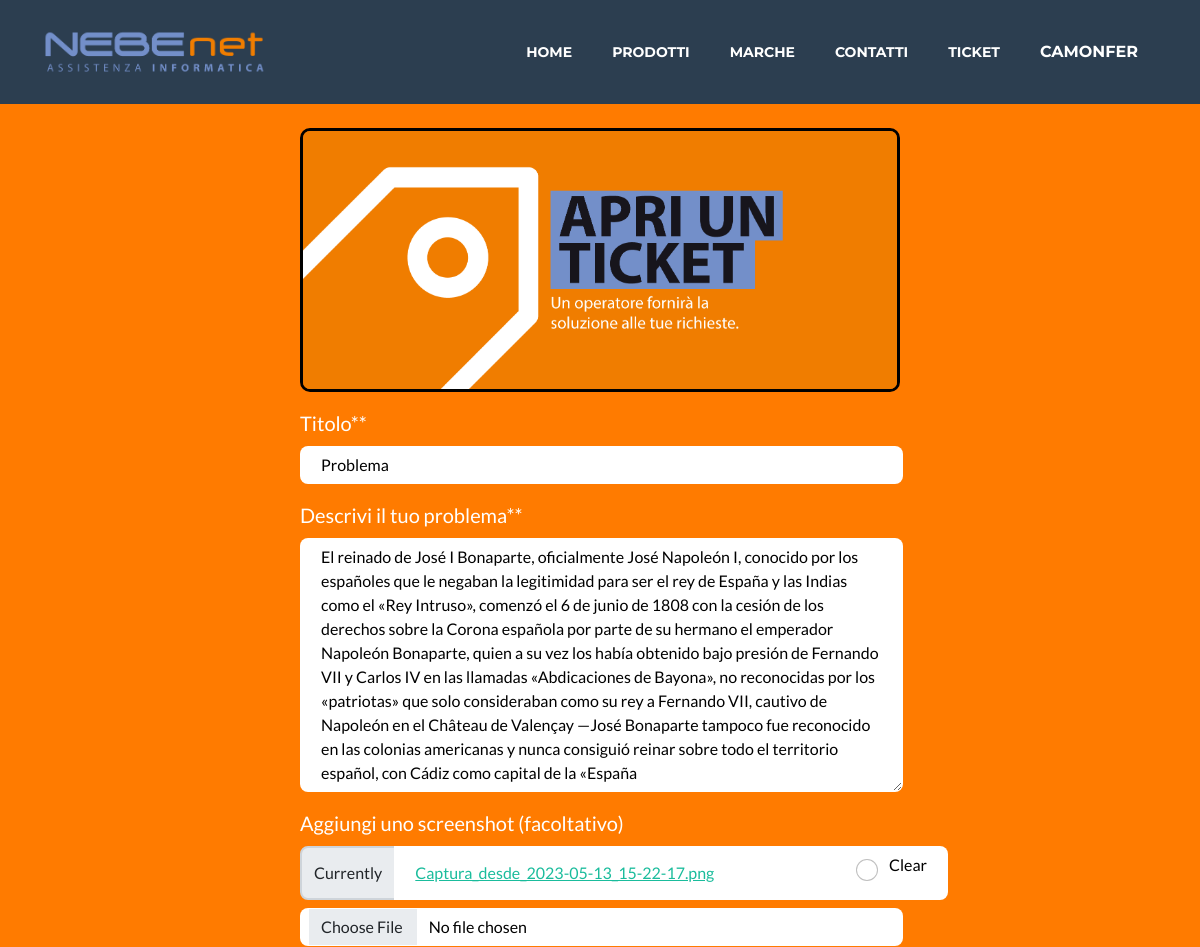
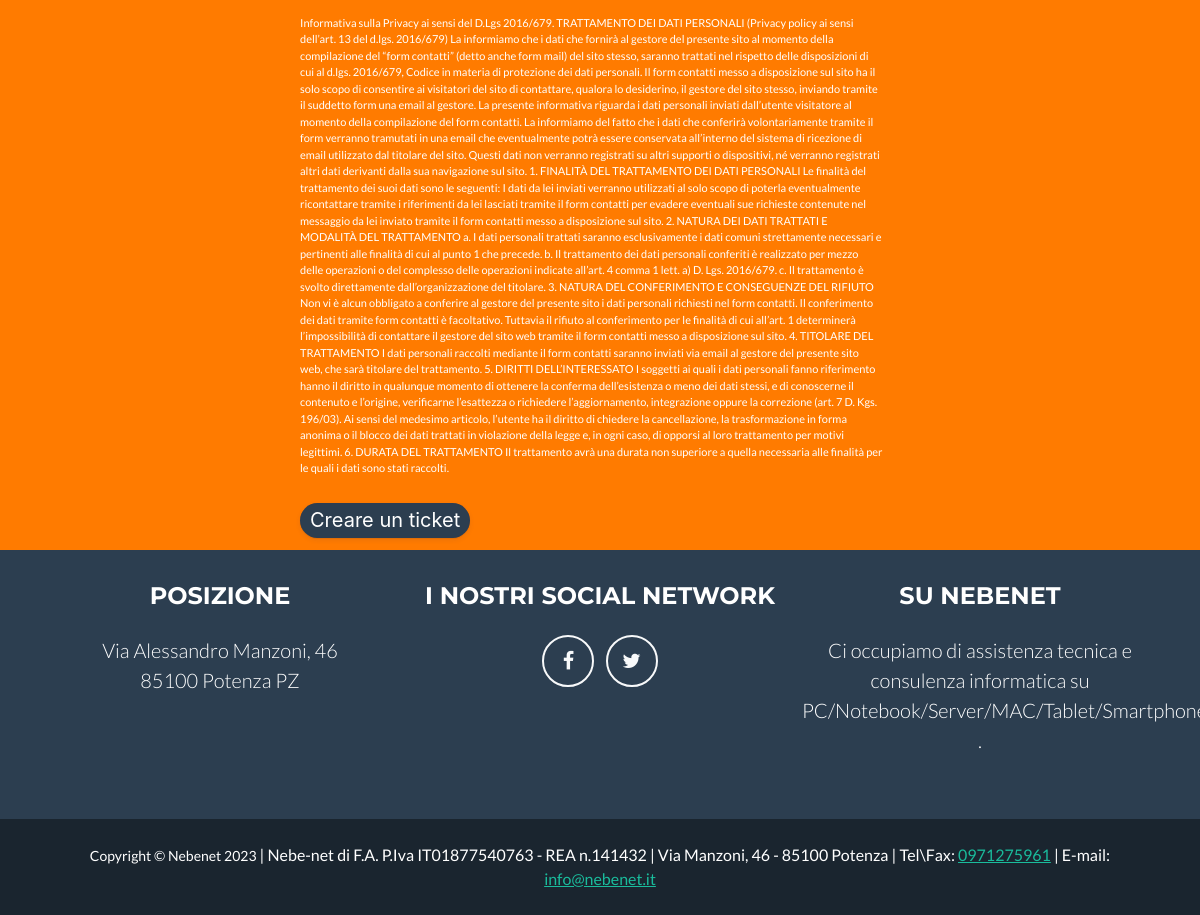
The page /ticket/1/update (signed in) on the database its author committed (2 pictures, top to bottom).
### nebenet_app/models.py (models this page shows, shortened)
class User(AbstractUser):
    email = models.EmailField(unique=True)
    image = models.ImageField(upload_to ='img/')
    date = models.DateTimeField(auto_now=True)

class Ticket(models.Model):
    ti_user = models.ForeignKey(settings.AUTH_USER_MODEL, on_delete=models.CASCADE)
    ti_mail = models.EmailField('Contatto email*',blank=False)
    ti_title = models.CharField('Titolo*',max_length=1000, blank=False)
    Problema = models.TextField('Descrivi il tuo problema*',max_length=1000, blank=False)
    ti_img = models.ImageField('Aggiungi uno screenshot (facoltativo)',blank=True)
    ti_personal = models.BooleanField("Trattamento dei dati personali(Obbligatorio)*",blank=False)
    ti_time = models.DateTimeField(auto_now=True)

### nebenet_app/views.py (the view)
# urls.py: path('ticket/<int:pk>/update', Ticket_Update.as_view(), name='tickets_update'),
class Ticket_Update(UserPassesTestMixin, LoginRequiredMixin, UpdateView):
    model = Ticket
    fields = ['ti_title','Problema','ti_img']
    success_url = reverse_lazy('tickets')
    def test_func(self):
        try:
            return User.objects.get(pk=self.request.user.pk)==Ticket.objects.get(pk=self.kwargs.get("pk")).ti_user
        except:
            return False

### nebenet_app/templatetags/filtro.py (called while the page is built)
@register.filter
def tiene_rol_o_grupo(user):
    return user.groups.filter(name='dependiente').exists() or user.is_staff

### nebenet_app/templates/nebenet_app/ticket_form.html (shortened to what this page needs)
{% extends 'base.html' %}
{% load static %}
{% load crispy_forms_tags %}
{% block content %}
{% load filtro %}
<head>
  <link rel="stylesheet" href="/static/css/styleformsticket.css">
</head>
<body class="fondoticket">
  <section id="contact">
    <div class="fondoticket d-flex align-items-center flex-column">
        <img class="masthead2-avatar tim" src="/static/assets/img/ticket.webp" alt="..." />
    </div>
</section>
<div class="padding2 formulario-ticket">
  <form enctype="multipart/form-data" method="post">
    {{ form|crispy }}
    <p class="tip">Informativa sulla Privacy ai sensi del D.Lgs 2016/679. TRATTAMENTO DEI DATI PERSONALI (Privacy policy ai sensi dell’art. 13 del d.lgs. 2016/679) La informiamo che i dati che fornirà al gestore del presente sito al momento della compilazione del “form contatti” (detto anche form mail) del sito stesso, saranno trattati nel rispetto delle disposizioni di cui al d.lgs. 2016/679, Codice in materia di protezione dei dati personali. Il form contatti messo a disposizione sul sito ha il solo scopo di consentire ai visitatori del sito di contattare, qualora lo desiderino, il gestore del sito stesso, inviando tramite il suddetto form una email al gestore. La presente informativa riguarda i dati personali inviati dall’utente visitatore al momento della compilazione del form contatti. La informiamo del fatto che i dati che conferirà volontariamente tramite il form verranno tramutati in una email che eventualmente potrà essere conservata all’interno del sistema di ricezione di email utilizzato dal titolare del sito. Questi dati non verranno registrati su altri supporti o dispositivi, né verranno registrati altri dati derivanti dalla sua navigazione sul sito. 1. FINALITÀ DEL TRATTAMENTO DEI DATI PERSONALI Le finalità del trattamento dei suoi dati sono le seguenti: I dati da lei inviati verranno utilizzati al solo scopo di poterla eventualmente ricontattare tramite i riferimenti da lei lasciati tramite il form contatti per evadere eventuali sue richieste contenute nel messaggio da lei inviato tramite il form contatti messo a disposizione sul sito. 2. NATURA DEI DATI TRATTATI E MODALITÀ DEL TRATTAMENTO a. I dati personali trattati saranno esclusivamente i dati comuni strettamente necessari e pertinenti alle finalità di cui al punto 1 che precede. b. Il trattamento dei dati personali conferiti è realizzato per mezzo delle operazioni o del complesso delle operazioni indicate all’art. 4 comma 1 lett. a) D. Lgs. 2016/679. c. Il trattamento è svolto direttamente dall’organizzazione del titolare. 3. NATURA DEL CONFERIMENTO E CONSEGUENZE DEL RIFIUTO Non vi è alcun obbligato a conferire al gestore del presente sito i dati personali richiesti nel form contatti. Il conferimento dei dati tramite form contatti è facoltativo. Tuttavia il rifiuto al conferimento per le finalità di cui all’art. 1 determinerà l’impossibilità di contattare il gestore del sito web tramite il form contatti messo a disposizione sul sito. 4. TITOLARE DEL TRATTAMENTO I dati personali raccolti mediante il form contatti saranno inviati via email al gestore del presente sito web, che sarà titolare del trattamento. 5. DIRITTI DELL’INTERESSATO I soggetti ai quali i dati personali fanno riferimento hanno il diritto in qualunque momento di ottenere la conferma dell’esistenza o meno dei dati stessi, e di conoscerne il contenuto e l’origine, verificarne l’esattezza o richiedere l’aggiornamento, integrazione oppure la correzione (art. 7 D. Kgs. 196/03). Ai sensi del medesimo articolo, l’utente ha il diritto di chiedere la cancellazione, la trasformazione in forma anonima o il blocco dei dati trattati in violazione della legge e, in ogni caso, di opporsi al loro trattamento per motivi legittimi. 6. DURATA DEL TRATTAMENTO Il trattamento avrà una durata non superiore a quella necessaria alle finalità per le quali i dati sono stati raccolti. </p>
    <button class="button-9">Creare un ticket</button>
  </form>
</div>
</body>
{% endblock %}

### nebenet_app/templates/base.html (shortened to what this page needs)
<!DOCTYPE html>
{% load static %}
{% load filtro %}
<html lang="en">
    <head>
        <link rel="stylesheet" href="https://cdnjs.cloudflare.com/ajax/libs/font-awesome/4.7.0/css/font-awesome.min.css">
        <link href="/static/css/styles.css" rel="stylesheet" />
    </head>
    <body id="page-top">
        <nav class="navbar navbar-expand-lg bg-secondary text-uppercase fixed-top" id="mainNav">
            <div class="container">
                <a class="navbar-brand" href="{% url 'index' %}"><img class="logomain" src="/static/assets/img/logo.png" alt="..." /></a>
                <div class="collapse navbar-collapse" id="navbarResponsive">
                    <ul class="navbar-nav ms-auto">
                        <li class="nav-item mx-0 mx-lg-1"><a class="nav-link py-3 px-0 px-lg-3 rounded" href="{% url 'index' %}">Home</a></li>
                        {% if request.user|tiene_rol_o_grupo %}
                        <li class="nav-item mx-0 mx-lg-1">
                            <a class="nav-link py-3 px-0 px-lg-3 rounded" href="{% url 'products_admin_list' %}">Prodotti</a>
                        </li>
                        {% else %}
                        <li class="nav-item mx-0 mx-lg-1">
                            <a class="nav-link py-3 px-0 px-lg-3 rounded" href="{% url 'vitrina' %}">Prodotti</a>
                        </li>
                        {% endif %}
                        <li class="nav-item mx-0 mx-lg-1"><a class="nav-link py-3 px-0 px-lg-3 rounded" href="{% url 'brands' %}">Marche</a></li>
                        <li class="nav-item mx-0 mx-lg-1"><a class="nav-link py-3 px-0 px-lg-3 rounded" href="/company/1/">Contatti</a></li>
                        {% if request.user.is_authenticated %}
                        {% if not request.user.is_staff%}
                        <li class="nav-item mx-0 mx-lg-1"><a class="nav-link py-3 px-0 px-lg-3 rounded" href="{% url 'tickets_add' %}">Ticket</a></li>
                        {% endif %}
                        <div class="dropdown"><li class="nav-item mx-0 mx-lg-1"><a class="dropbtn nav-link py-3 px-0 px-lg-3 rounded" href="/usuarios/{{ request.user.pk }}">{{ request.user.username }}</a></li>
                            </div>
                        {% endif %}
                    </ul>
                </div>
            </div>
        </nav>
        {% block content %}
        {% endblock %}
        <footer class="footer text-center">
            <div class="container">
                <div class="row">
                    <div class="col-lg-4 mb-5 mb-lg-0">
                        <h4 class="text-uppercase mb-4">Posizione</h4>
                        <p class="lead mb-0">
                            Via Alessandro Manzoni, 46
                            <br />
                            85100 Potenza PZ
                        </p>
                    </div>
                    <div class="col-lg-4 mb-5 mb-lg-0 buttons effect amiens">
                        <h4 class="text-uppercase mb-4">I nostri social network</h4>
                        <a class="btn btn-outline-light btn-social mx-1" href="https://www.facebook.com/nebenetpz/?ref=ts&fref=ts" title="Join us on Facebook"><i class="fa fa-facebook" aria-hidden="true"></i></a>
                        <a class="btn btn-outline-light btn-social mx-1" href="https://twitter.com/nebenet" title="Join us on Twitter"><i class="fa fa-twitter" aria-hidden="true"></i></a>
                    </div>
                    <div class="col-lg-4">
                        <h4 class="text-uppercase mb-4">Su Nebenet</h4>
                        <p class="lead mb-0">
                            Ci occupiamo di assistenza tecnica e consulenza informatica su PC/Notebook/Server/MAC/Tablet/Smartphone
                            .
                        </p>
                    </div>
                </div>
            </div>
        </footer>
        <div class="copyright py-4 text-center text-white">
            <div class="container"><small>Copyright &copy; Nebenet 2023</small> | Nebe-net di F.A. P.Iva IT01877540763 - REA n.141432 | Via Manzoni, 46 - 85100 Potenza | Tel\Fax: <a href="tel:0971275961">0971275961</a> | E-mail:<a href="mailto: info@nebenet.it"> info@nebenet.it</a> </div>
        </div>
    </body>
</html>

### static/css/styleformsticket.css (style rules this page uses)
.form-control { background: rgba(0, 0, 0, 0.05); color: #000; background-color: white; font-size: 16px; -webkit-box-shadow: none; box-shadow: none; border: 1px solid transparent; padding-left: 20px; padding-right: 20px; -webkit-transition: all 0.2s ease-in-out; -o-transition: all 0.2s ease-in-out; transition: all 0.2s ease-in-out; width: 93%; align-items: center; }
.form-check-input { display: block; position: relative; padding-left: 35px; margin-bottom: 12px; cursor: pointer; font-size: 22px; -webkit-user-select: none; -moz-user-select: none; -ms-user-select: none; user-select: none; }
.form-check-input { display: block; position: relative; padding-left: 0px; margin-bottom: 12px; cursor: pointer; font-size: 22px; -webkit-user-select: none; -moz-user-select: none; -ms-user-select: none; user-select: none; }
.form-check-input[type=checkbox] { border-radius: 50%; }

### rows shown on the page
User: user.username "CAMONFER"
Ticket: ti_title "Problema", Problema "El reinado de José I Bonaparte, oficialmente José Napoleón I, conocido por los españoles que le negaban la legitimidad para ser el rey de España y las Indias como el «Rey Intruso», comenzó el 6 de junio de 1808 con la cesión de los derechos sobre la Corona española por parte de su hermano el emperador Napoleón Bonaparte, quien a su vez los había obtenido bajo presión de Fernando VII y Carlos IV en las llamadas «Abdicaciones de Bayona», no reconocidas por los «patriotas» que solo consideraban como su rey a Fernando VII, cautivo de Napoleón en el Château de Valençay —José Bonaparte tampoco fue reconocido en las colonias americanas y nunca consiguió reinar sobre todo el territorio español, con…"
